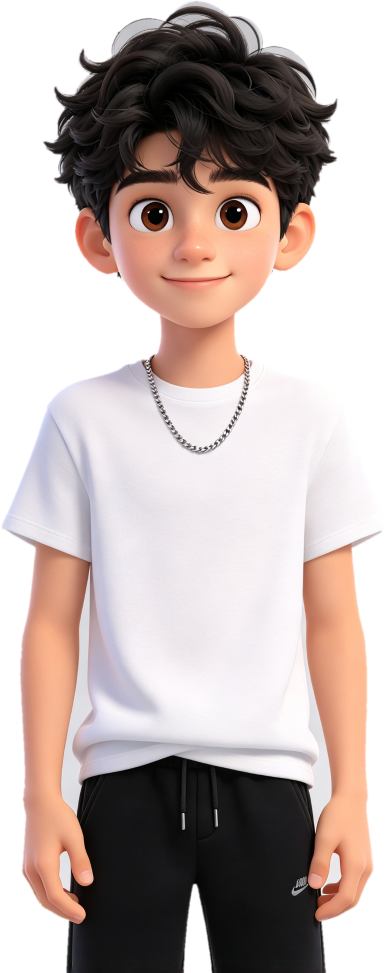
#> input picture videos/03-power-of-one-idea/assets/boy.png, 775 x 1945 px, given in place of boy.png.jpg, which was not available (shown at 1/2 size)
$ python cutout.py assets/boy.png
#> lines starting #> are read from the running program, lines starting #| are printed output that depends on the picture; after the words box and inside, x2 and y2 are one past the last pixel; in counts of white or black regions, pixels touching at a corner belong together; pictures that were not available may be replaced by others from this repository, and a replacement may not be noted
"""Cuts the four reference characters out of their grey studio backgrounds into assets/*.png.

The background is a smooth gradient, so each row is modelled from the image's left and right
edges, and everything that differs from it and is connected to the border is made transparent.
"""
import sys
import numpy as np
from PIL import Image, ImageFilter

THRESH = 16

def cut(src, dst):
#> called with src = 'refs/assets/boy.png.jpg', dst = 'assets/assets/boy.png.png'
    im = np.asarray(Image.open(src).convert("RGB")).astype(np.float32)
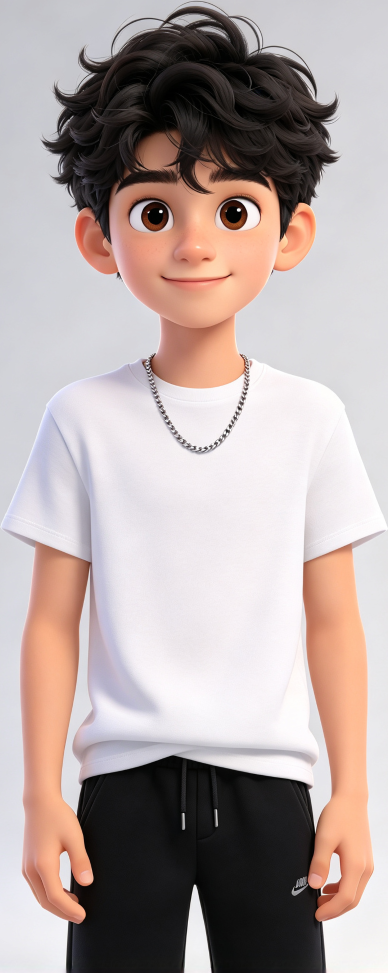
#> im: shape (1945, 775, 3) float32 (shown at 1/2 size); mean R, G, B 179, 165.2, 163.2
    h, w, _ = im.shape
#> h = 1945; w = 775
    left = im[:, 4:40].mean(axis=1)
#> left = 1945 rows, first 8: [194, 194.2, 200.6], [194.3, 194.1, 200.5], [194.2, 194.1, 200.4], [194.1, 194.1, 200.1], [193.8, 194, 199.9], [193.8, 194.1, 199.7], [193.6, 194.1, 199.7], [193.8, 194.2, 199.9]
    right = im[:, w - 40:w - 4].mean(axis=1)
#> right = 1945 rows, first 8: [208, 207, 212.1], [208.1, 207.4, 211.5], [208, 207.2, 211.6], [208, 207, 212], [208, 207, 212.1], [208, 207, 212.1], [208.1, 207.1, 212.1], [208.2, 207.2, 212.4]
    t = np.linspace(0, 1, w)[None, :, None]
#> t = 775 values from 0 to 1
    bg = left[:, None, :] * (1 - t) + right[:, None, :] * t
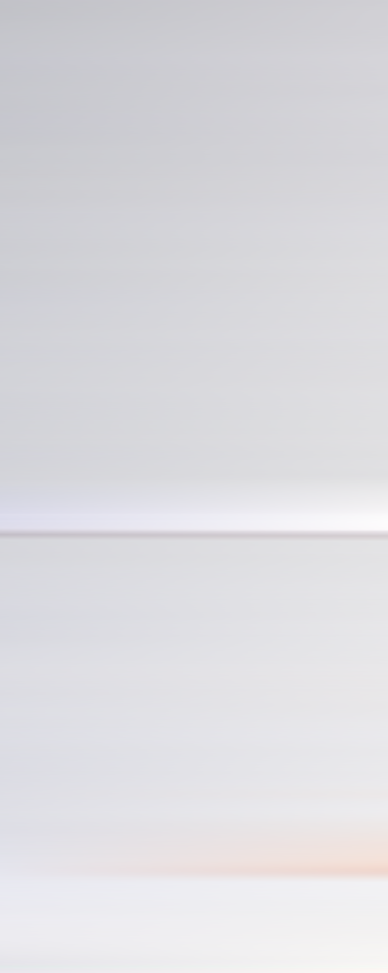
#> bg: shape (1945, 775, 3) float64 (shown at 1/2 size); mean of channels 0, 1, 2 220.3, 219.6, 224; drawn as R, G, B
    near = np.abs(im - bg).max(axis=2) < THRESH
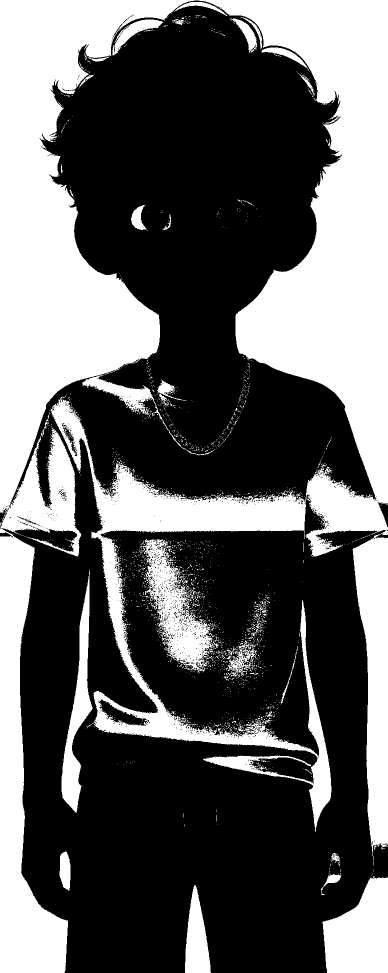
#> near: shape (1945, 775) bool (shown at 1/2 size); 38.6% white; 2052 white regions (1987 under 20 px), largest, box (x1, y1, x2, y2) and area: (0, 0, 775, 1945) 511928, (645, 1752, 775, 1945) 18213, (282, 1078, 437, 1346) 14747
    # The studio floor and the gap between the legs are lit unevenly; treat pale grey in the
    # lower half as background. Skipped for the boy, whose white shirt reaches the bottom half.
    floor = (im.min(axis=2) > 165) & (np.ptp(im, axis=2) < 20)
#> floor: shape (1945, 775) bool; 57.6% white; 154 black regions (131 under 20 px), largest, box (x1, y1, x2, y2) and area: (29, 897, 749, 1945) 349210, (81, 2, 681, 851) 276645, (3, 774, 142, 1057) 6418
    floor[: int(h * 0.5)] = False
#> floor: shape (1945, 775) bool; 26.5% white; 54 white regions (45 under 20 px), largest, box (x1, y1, x2, y2) and area: (123, 972, 775, 1945) 318193, (0, 972, 179, 1945) 72136, (368, 1769, 423, 1945) 5886
    if "boy" in src:
        floor[:] = False
#> floor: shape (1945, 775) bool; every value is 0
    near |= floor

    # Grow the background region inward from the border, through near-background pixels only.
    seen = np.zeros_like(near)
    seen[0, :] = near[0, :]; seen[-1, :] = near[-1, :]; seen[:, 0] = near[:, 0]; seen[:, -1] = near[:, -1]
#> after `seen[0, :] = near[0, :]`: seen: shape (1945, 775) bool; 0.05% white in thin lines or dots, all inside (x1, y1, x2, y2) = (0, 0, 775, 1)
#> after `seen[:, -1] = near[:, -1]`:
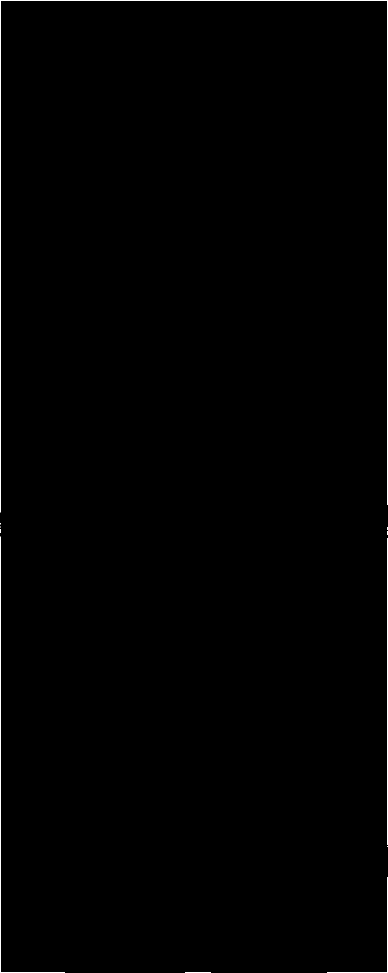
#> seen: shape (1945, 775) bool (shown at 1/2 size); 0.32% white in thin lines or dots
    while True:
        grown = seen.copy()
        grown[1:] |= seen[:-1]; grown[:-1] |= seen[1:]; grown[:, 1:] |= seen[:, :-1]; grown[:, :-1] |= seen[:, 1:]
        grown &= near
        if (grown == seen).all():
            break
        seen = grown
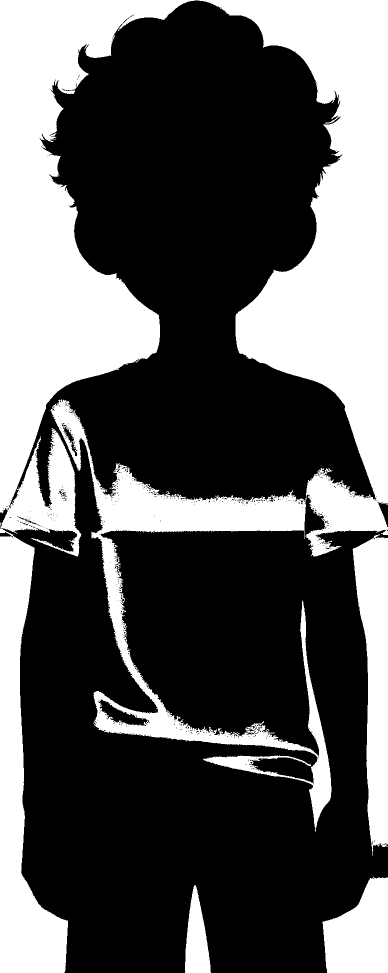
#> grown: shape (1945, 775) bool (shown at 1/2 size); 35.5% white; 6 white regions (2 under 20 px), largest, box (x1, y1, x2, y2) and area: (0, 0, 775, 1945) 483078, (705, 1069, 775, 1712) 28079, (645, 1753, 775, 1945) 18209, (370, 1770, 422, 1945) 5688

    # Pale grey in the lower half is floor even where the legs enclose it.
    # Opening the mask first keeps small metal highlights (buckles, zips, watches) opaque.
    big = Image.fromarray((floor * 255).astype(np.uint8)).filter(ImageFilter.MinFilter(15)).filter(ImageFilter.MaxFilter(15))
    seen |= np.asarray(big) > 0
    alpha = Image.fromarray(np.where(seen, 0, 255).astype(np.uint8))
    alpha = alpha.filter(ImageFilter.MinFilter(5)).filter(ImageFilter.GaussianBlur(1.2))
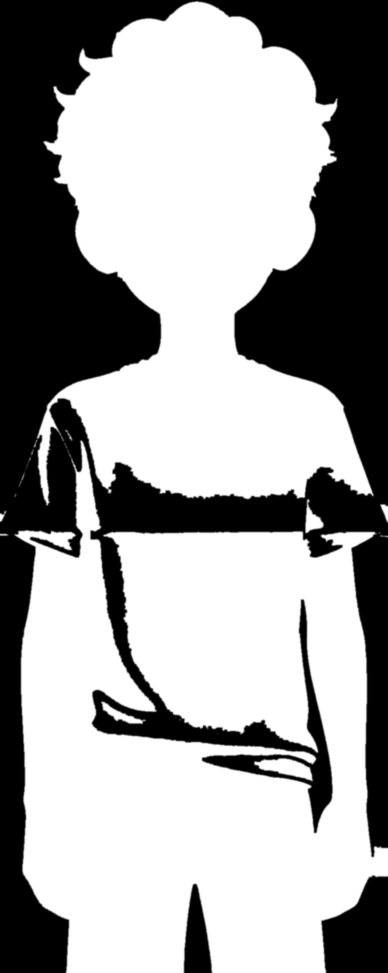
#> alpha: PIL image 775x1945 L (shown at 1/2 size); min 0, max 255, mean 158
    out = Image.open(src).convert("RGB")
    out.putalpha(alpha)
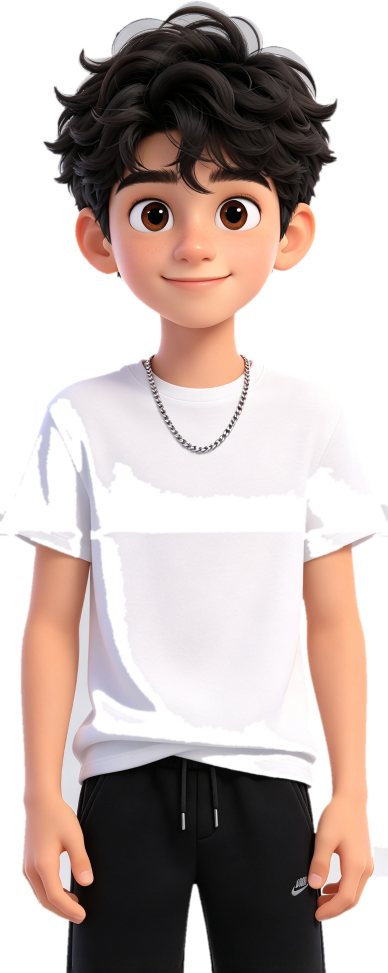
#> out: PIL image 775x1945 RGBA (shown at 1/2 size); mean R, G, B, A 179.1, 165.3, 163.3, 158; transparent parts drawn white
    out.crop(out.getbbox()).save(dst)
    print(dst, out.getbbox())
#| assets/assets/boy.png.png (0, 0, 775, 1945)

for name in sys.argv[1:]:
    cut(f"refs/{name}.jpg", f"assets/{name}.png")
